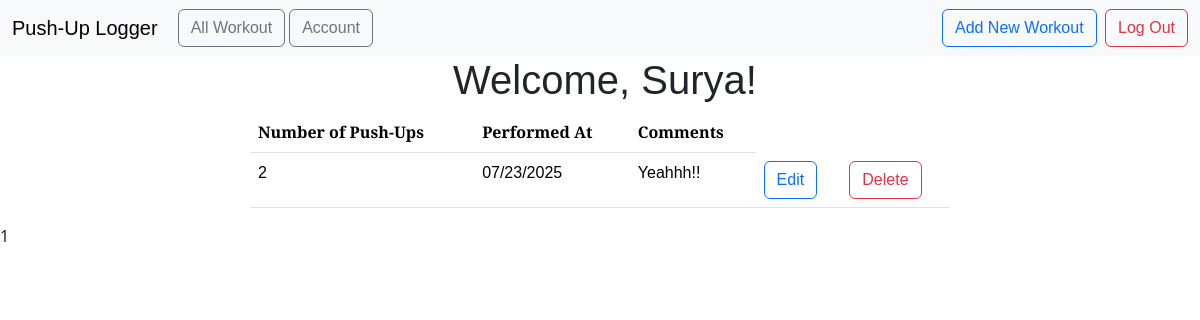
Before: /workouts (signed in) with the older database file.
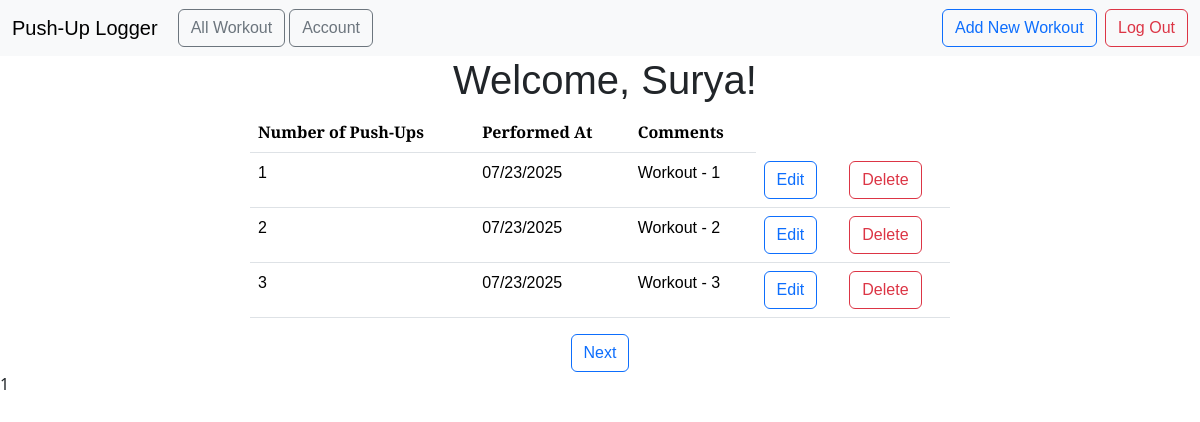
After: the same page with the newer database file.
### app/models.py (models this page shows)
class User(db.Model, UserMixin):
  id = db.Column(db.Integer, primary_key=True)
  name = db.Column(db.String(100), nullable=False)
  email = db.Column(db.String(120), unique=True, nullable=False)
  password = db.Column(db.String(200), nullable=False)

class Workout(db.Model):
  id = db.Column(db.Integer, primary_key=True)
  user_id = db.Column(db.Integer, db.ForeignKey('user.id'), nullable=False)
  date = db.Column(db.DateTime, nullable=False)
  pushups = db.Column(db.Integer, nullable=False)
  comments = db.Column(db.String(200), nullable=True)
  user = db.relationship('User', backref=db.backref('workouts', lazy=True))

### app/main.py (the view)
@main.route('/workouts')
@login_required
def workouts():
  page = request.args.get('page', 1, type=int)
  workouts = Workout.query.filter_by(user_id=current_user.id).paginate(page=page, per_page=3)
  return render_template('workouts.html', workouts=workouts)

### app/__init__.py (called while the page is built)
def create_app():
  app = Flask(__name__)
  app.config['SECRET_KEY'] = 'secret-key-goes-here'
  app.config['SQLALCHEMY_DATABASE_URI'] = 'sqlite:///sqlite.db'
  db.init_app(app)
  login_manager = LoginManager()
  login_manager.init_app(app)
  login_manager.login_view = 'auth.login'
  from app.models import User
  @login_manager.user_loader
  def load_user(user_id):
    return User.query.get(int(user_id))
  from .main import main as main_blueprint
  from .auth import auth as auth_blueprint
  app.register_blueprint(main_blueprint)
  app.register_blueprint(auth_blueprint)
  with app.app_context():
    db.create_all()  # Create database tables
  return app

### app/templates/workouts.html (shortened to what this page needs)
{% extends "base.html" %} {% block head %} {{ super() }}
<link rel="stylesheet" href="{{ url_for('static', filename= 'extended_beauty.css') }}" />
{% endblock %} {% block content %}
<center>
  <h1>
    Welcome, {{ current_user.name }}!
  </h1>
  <div>
    <table class="table table-hover" style="width: 700px;">
      <thead class="thead-dark">
        <tr>
          <th scope="col">Number of Push-Ups</th>
          <th scope="col">Performed At</th>
          <th scope="col">Comments</th>
        </tr>
      </thead>
      <tbody>
        {% for workout in workouts %}
        <tr>
          <td>{{ workout.pushups }}</td>
          <td>{{ workout.date.strftime('%m/%d/%Y') }}</td>
          <td>{{ workout.comments }}</td>
          <td>
            <a href="{{ url_for('main.update_workout', workout_id=workout.id) }}" class="btn btn-outline-primary"
              role="button">
              Edit
            </a>
          </td>
          <td>
            <a href="{{ url_for('main.delete_workout', workout_id=workout.id) }}" class="btn btn-outline-danger"
              role="button">
              Delete
            </a>
          </td>
        </tr>
        {% endfor %}
      </tbody>
    </table>
  </div>
  <div>
    {% if workouts.has_next %}
    <a href="{{ url_for('main.workouts', page=workouts.next_num) }}" class="btn btn-outline-primary">Next</a>
    {% endif %}
  </div>
</center>1
{% endblock %}

### app/templates/base.html (shortened to what this page needs)
<!DOCTYPE html>
<html lang="en">
<head>
  {% block head %}
  <link rel="stylesheet" href="{{ url_for('static', filename='beauty.css') }}">
  <link rel="stylesheet" href="{{ url_for('static', filename='extended_beauty.css') }}">
  <link rel="stylesheet" href="https://cdn.jsdelivr.net/npm/bootstrap@5.3.3/dist/css/bootstrap.min.css"
>
  <link rel="stylesheet" href="https://cdn.jsdelivr.net/npm/bootstrap-icons@1.11.3/font/bootstrap-icons.css"
>
  {% endblock %}
</head>
<body>
  <nav class="navbar navbar-expand-lg bg-body-tertiary">
    <div class="container-fluid">
      <a class="navbar-brand" href="{{ url_for('main.index') }}">Push-Up Logger</a>
      <div class="collapse navbar-collapse" id="navbarSupportedContent">
        <ul class="navbar-nav me-auto mb-2 mb-lg-0">
          <li class="nav-item">
            <a class="btn btn-outline-secondary" role="button" href="{{ url_for('main.workouts') }}"
              style="margin-left: 4px;">All Workout</a>
          </li>
          <li class="nav-item">
            <a class="btn btn-outline-secondary" role="button" href="{{ url_for('main.profile') }}"
              style="margin-left: 4px;">Account</a>
          </li>
        </ul>
        <form class="form-inline my-2 my-lg-0">
          {% if current_user.is_authenticated %}
          <a href="{{ url_for('main.new_workout') }}" class="btn btn-outline-primary" role="button">Add New Workout</a>
          {% endif %}  {% if current_user.is_authenticated %}
          <a href="{{ url_for('auth.logout') }}" class="btn btn-outline-danger" role="button"
            style="margin-left: 4px;">Log Out</a>
          {% endif %}
        </form>
      </div>
    </div>
  </nav>
  {% block content %}
  {% endblock %}
</body>
</html>

### app/static/beauty.css (style rules this page uses)
* { font-family: "Arvo", sans-serif; }

### app/static/extended_beauty.css (style rules this page uses)
h1, h2, h4, p { font-family: "Arvo", sans-serif; margin-left: 10px; }

Changed rows visible on the page:
changed Workout: pushups "2" → "1"; comments "Yeahhh!!" → "Workout - 1"
added Workout: pushups "2", date "07/23/2025", comments "Workout - 2"
added Workout: pushups "3", date "07/23/2025", comments "Workout - 3"
Other visible differences:
text now shown: "Next"
